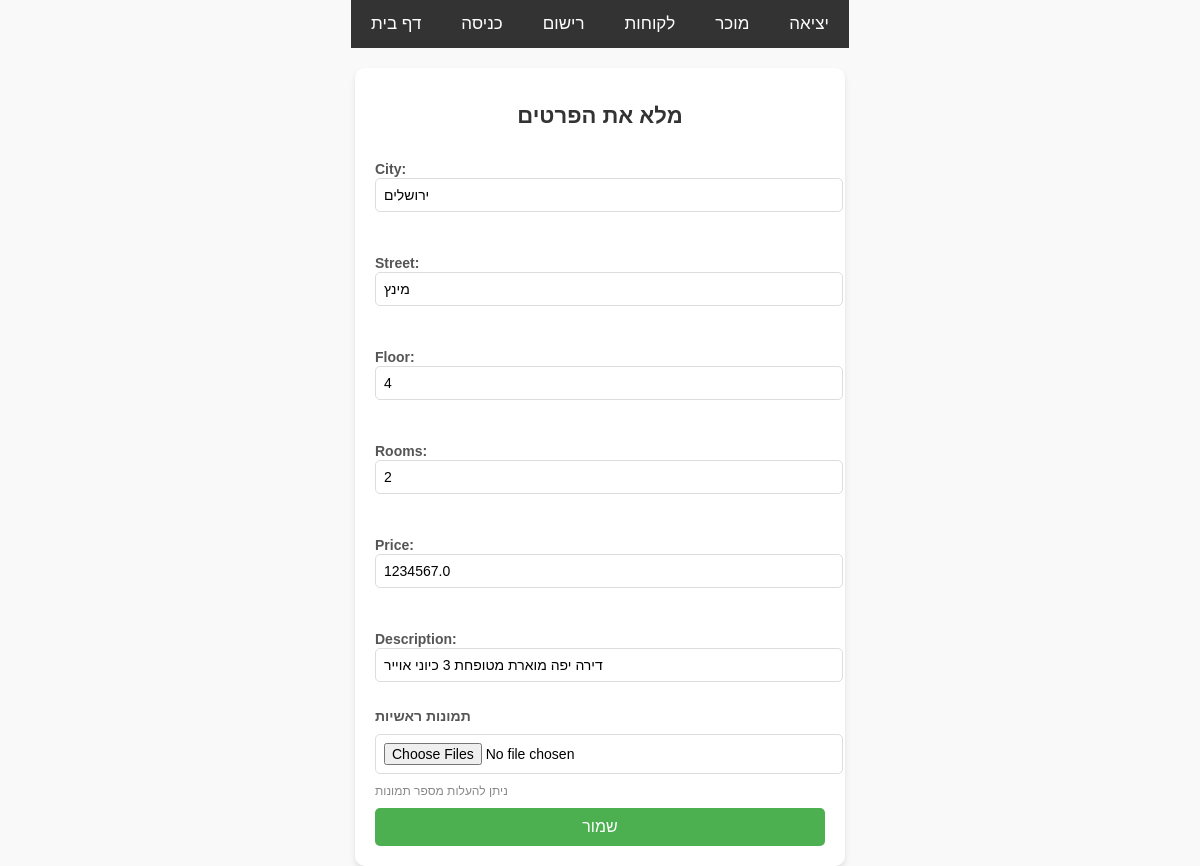
/SellerList/Update/8 (signed in), run on the app's committed database.
### Apartments/models.py (models this page shows, shortened)
class Apartment(models.Model):
    city = models.CharField(max_length=30)
    street = models.CharField(max_length=30)
    floor = models.IntegerField()
    rooms = models.IntegerField()
    price = models.FloatField()
    description = models.CharField(max_length=120)
    Status = models.BooleanField(default=False)
    seller = models.ForeignKey(User, on_delete=models.CASCADE, related_name='Apartment_seller', db_column = 'Apartment_seller')

### Apartments/views.py (the view)
# urls.py: path('Update/<int:apartment_id>', views.UpdateApartment, name='Update'),
@login_required(login_url='/login')
def UpdateApartment(request, apartment_id):
    if request.user.status == 1:
        return HttpResponse("oooooops you are not valid ❌")
    apartment = GetApartmentById(apartment_id)
    if request.method == 'POST':
        form = AddApartmentForm(request.POST, instance=apartment)
        if form.is_valid():
            apartment_ = form.save()
            apartment_.seller = request.user
            return redirect('SellerList')
    else:
        form = AddApartmentForm(instance=apartment)
    return render(request, 'edit.html', {'form': form, 'apartment': apartment})

### Apartments/forms.py
class AddApartmentForm(forms.ModelForm):
    class Meta:
        model = Apartment
        fields = ['city', 'street', 'floor', 'rooms','price','description']

### Apartments/views.py (called while the page is built)
def GetApartmentById(apartment_id):
    apartment = get_object_or_404(Apartment, id=apartment_id)
    return apartment

### Templates/edit.html (shortened to what this page needs)
<!DOCTYPE html>
<html lang="en">
<head>
</head>
<body>
 {% include 'layout.html' %}
    <div class="form-container">
        <h1>מלא את הפרטים</h1>
        <form method="post" enctype="multipart/form-data">
            {{ form.as_p }}
            <label for="MainImages">תמונות ראשיות</label>
            <input type="file" id="MainImages" name="MainImages" multiple>
            <span class="note">ניתן להעלות מספר תמונות</span>
            <button type="submit">שמור</button>
        </form>
    </div>
</body>
</html>

### Templates/edit.html (style rules this page uses)
body { font-family: Arial, sans-serif; background-color: #f9f9f9; margin: 0; padding: 0; display: flex; flex-direction: column; align-items: center; }
.form-container { background-color: #ffffff; padding: 20px; border-radius: 10px; box-shadow: 0 4px 6px rgba(0, 0, 0, 0.1); width: 90%; max-width: 450px; margin-top: 20px; }
h1 { text-align: center; color: #333; font-size: 22px; margin-bottom: 15px; }
form { display: flex; flex-direction: column; gap: 10px; }
label { font-size: 14px; color: #555; font-weight: bold; }
input[type="file"], input, select, textarea { padding: 8px; font-size: 14px; border: 1px solid #ddd; border-radius: 5px; width: 100%; }
button { padding: 10px; background-color: #4CAF50; color: white; border: none; border-radius: 5px; font-size: 16px; cursor: pointer; transition: background-color 0.3s ease; }
.note { font-size: 12px; color: #888; }

### Templates/layout.html (style rules this page uses)
body { font-family: Arial, sans-serif; margin: 0; padding: 0; }

### data on the page
Apartment: city "ירושלים", street "מינץ", floor "4", rooms "2", price "1234567.0", description "דירה יפה מוארת מטופחת 3 כיוני אוייר"
